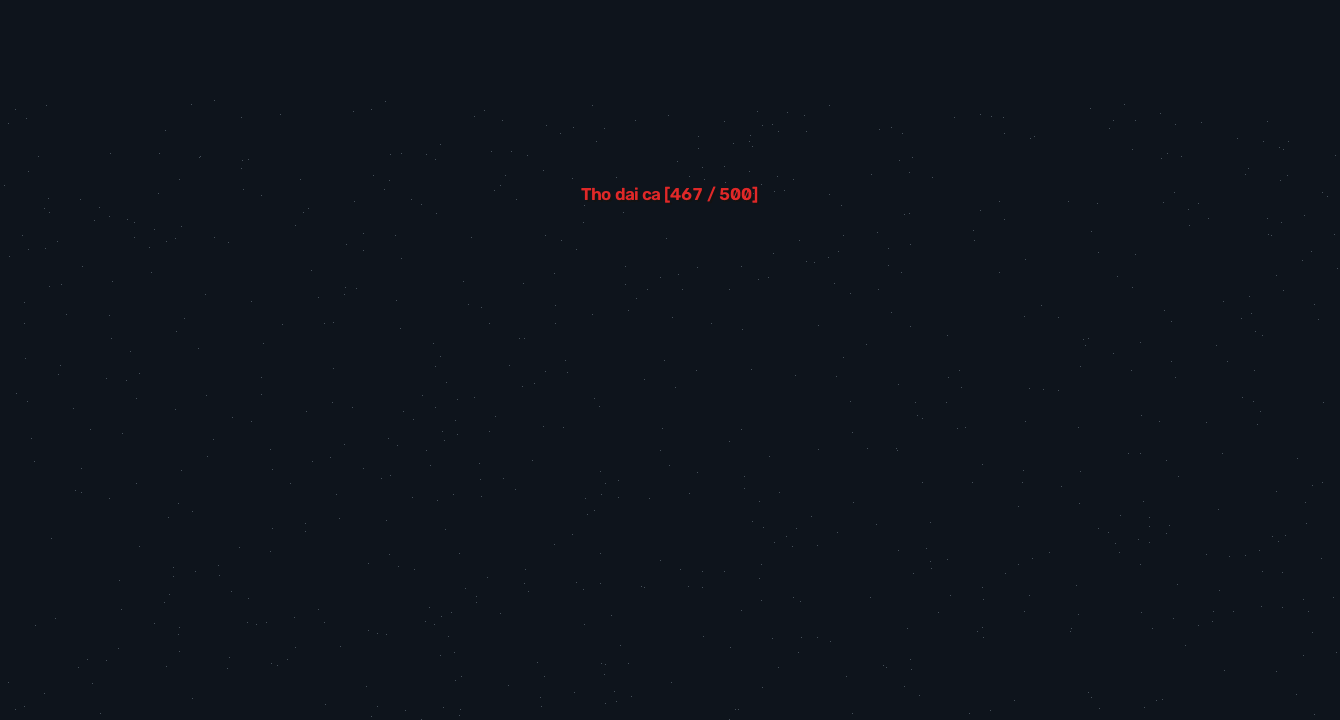
#> input picture sample_boss.png, 1340 x 720 px
$ python make_sample_hp_zero.py
#> lines starting #> are read from the running program, lines starting #| are printed output that depends on the picture; after the words box and inside, x2 and y2 are one past the last pixel; in counts of white or black regions, pixels touching at a corner belong together
#> in build_zero_hp, frame is the input picture: shape (720, 1340, 3); mean B, G, R 28.1, 20.1, 14.2
### detect.py
"""
Phát hiện thanh máu boss trong game NroChibi.

Khi gặp boss, game hiện dòng chữ đỏ ở giữa trên màn hình, ví dụ
"Cumber [2.999.999.996 / 3.000.000.000]". Vị trí dòng chữ này thay đổi
theo vị trí boss trên bản đồ, nên tool tự dò vùng chứa chữ đỏ thay vì
cố định toạ độ.

Mọi phát hiện dựa trên màu sắc pixel trên màn hình, không đọc bộ nhớ.
"""

from __future__ import annotations

import cv2
import numpy as np

# Chữ đỏ tươi của thanh máu boss. HSV:
#   Hue ~0-8 (đỏ) hoặc 172-180 (đỏ vùng khuất)
#   Sat >= 120, Value >= 80
BOSS_HP_LOW = np.array([0, 120, 80], dtype=np.uint8)
BOSS_HP_HIGH = np.array([8, 255, 255], dtype=np.uint8)
BOSS_HP_WRAP_LOW = np.array([172, 120, 80], dtype=np.uint8)
BOSS_HP_WRAP_HIGH = np.array([180, 255, 255], dtype=np.uint8)

# Vùng tìm kiếm: phần bản đồ phía dưới thanh máu người chơi.
# Thanh máu/chakra của nhân vật nằm ở góc trên trái (y < 0.14) nên bị loại
# khỏi vùng tìm. Bảng "Thông báo Boss" ở góc phải cũng nằm ngoài vùng.
#
# Vùng để RỘNG: thanh máu boss được vẽ theo vị trí boss trên bản đồ, boss
# đi lên/xuống là dòng chữ đi theo. Nếu cắt vùng quá hẹp thì lúc boss đi
# ra khỏi vùng ta tưởng nhầm là boss đã chết và cả đội bỏ khu.
SEARCH_LEFT = 0.15
SEARCH_RIGHT = 0.85
SEARCH_TOP = 0.14
SEARCH_BOTTOM = 0.62

# Kích thước một cụm chữ hợp lệ (px trên khung 1340x720).
MIN_TEXT_HEIGHT = 8
MAX_TEXT_HEIGHT = 40
MIN_FILL = 0.25

# Hai cụm chữ được coi là cùng một dòng nếu lệch nhau không quá số px này.
ROW_MERGE_TOLERANCE = 6

# Dòng thanh máu boss có dạng "Tên [số / số]" nên khá rộng. Số sát thương
# và các con số đơn lẻ thì hẹp hơn nhiều.
MIN_ROW_WIDTH = 140

# Dòng thanh máu boss luôn được game vẽ ở giữa màn hình (theo tên boss và
# thanh máu của nó). Số sát thương hiện lên ngay cạnh nhân vật nên không
# căn giữa. Đây là cách phân biệt mạnh nhất mà không cần đọc chữ.
#
# Sai lệch được tính theo bề rộng dòng chữ: dòng boss rộng nên cho sai lệch
# tuyệt đối lớn hơn mà vẫn nằm trong ngưỡng.
CENTER_TOLERANCE = 0.25
"""Sai lệch tối đa giữa tâm dòng chữ và tâm màn hình (theo bề rộng dòng)."""


def _boss_mask(frame_bgr: np.ndarray) -> np.ndarray:
    """Lấy mặt nạ các pixel thuộc chữ đỏ của thanh máu boss."""
    hsv = cv2.cvtColor(frame_bgr, cv2.COLOR_BGR2HSV)
    mask = cv2.inRange(hsv, BOSS_HP_LOW, BOSS_HP_HIGH)
    mask = cv2.bitwise_or(
        mask, cv2.inRange(hsv, BOSS_HP_WRAP_LOW, BOSS_HP_WRAP_HIGH)
    )
    return mask


# [6 lines left out: function red_ratio, not called in this run]


def _is_damage_number(area_bgr: np.ndarray, component: np.ndarray) -> bool:
    """Kiểm tra một cụm pixel đỏ có phải số sát thương không.

    Số sát thương (vd "-314685") có đặc điểm rõ ràng: toàn bộ cụm là
    chữ số và dấu gạch, đều là các ký tự hẹp, không có chữ cái. Chữ cái
    trong tên boss (vd "Cumber") rộng hơn và có đường cong.

    Cách phân biệt ổn định nhất: dùng template matching với các mẫu
    chữ số lấy từ chính game. Nếu không có mẫu, ta dùng heuristic:
    cụm chữ số có tỉ lệ chiều rộng trên chiều cao nhỏ và số lượng
    "ký tự" lớn.
    """
    ys, xs = np.where(component)
    if ys.size == 0:
        return True

    box_h = int(ys.max() - ys.min() + 1)
    box_w = int(xs.max() - xs.min() + 1)

    # Đếm số cột có pixel -> xấp xỉ số ký tự.
    col_has = component.any(axis=0)
    columns = int(col_has.sum())

    if box_h <= 0:
        return True

    # Số sát thương: chiều rộng ~ 5-7 lần chiều cao, chia thành nhiều ký tự.
    # Chữ cái: chiều rộng nhỏ hơn nhiều so với chiều cao.
    if box_w / box_h > 2.2 and columns >= 5:
        return True

    return False


def find_boss_text(
    frame_bgr: np.ndarray,
) -> tuple[int, int, int, int] | None:
    """Tìm vùng chứa dòng chữ đỏ của thanh máu boss.

    Phải phân biệt thanh máu boss với số sát thương hiện lên khi đánh
    (ví dụ "-536047"), vì cả hai đều là chữ đỏ.

    Trả về (x, y, w, h) trong toạ độ ảnh, hoặc None nếu không thấy.
    """
    if frame_bgr is None or frame_bgr.size == 0:
        return None

    height, width = frame_bgr.shape[:2]
#> height = 720; width = 1340
    x1 = int(SEARCH_LEFT * width)
#> x1 = 201
    x2 = int(SEARCH_RIGHT * width)
#> x2 = 1139
    y1 = int(SEARCH_TOP * height)
#> y1 = 100
    y2 = int(SEARCH_BOTTOM * height)
#> y2 = 446
    area = frame_bgr[y1:y2, x1:x2]
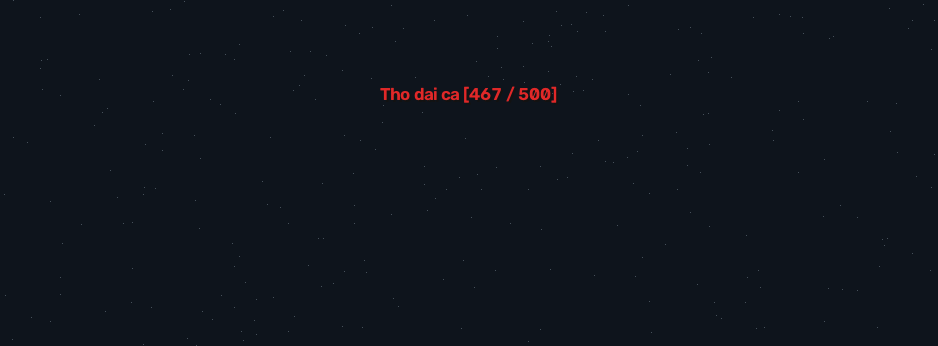
#> area: shape (346, 938, 3); mean B, G, R 28.1, 20.1, 14.7
    if area.size == 0:
        return None

    mask = _boss_mask(area)
#> in _boss_mask, `hsv = cv2.cvtColor(frame_bgr, cv2.COLOR_BGR2HSV)`: hsv: shape (346, 938, 3); mean H, S, V 106.6, 128, 28.6
#> in _boss_mask, `mask = cv2.inRange(hsv, BOSS_HP_LOW, BOSS_HP_HIGH)`:
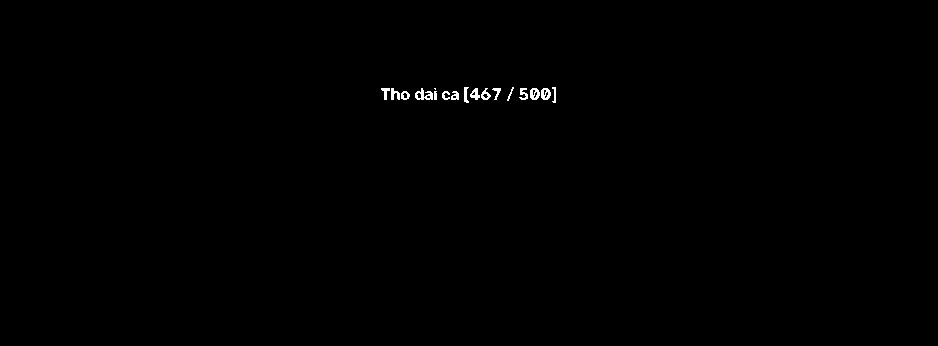
#> mask: shape (346, 938); 0.29% white in thin lines or dots, all inside (x1, y1, x2, y2) = (381, 87, 556, 103)
#> in _boss_mask, `mask = cv2.bitwise_or( mask, cv2.inRange(hsv, BOSS_HP_WRAP_LOW, BOSS_H..`: mask: shape (346, 938); 0.33% white; 16 white regions (1 under 20 px), largest, box (x1, y1, x2, y2) and area: (415, 88, 433, 100) 135, (442, 91, 459, 100) 111, (530, 88, 540, 100) 90
    count, labels, stats, _ = cv2.connectedComponentsWithStats(mask, 8)
#> labels: shape (346, 938) int32; 17 distinct labels, from 0 to 16
#> count = 17; stats = 17 rows, first 6: [0, 0, 938, 346, 323484], [434, 87, 3, 3, 8], [464, 87, 5, 16, 58], [506, 86, 8, 16, 38], [551, 87, 5, 16, 46], [380, 88, 10, 12, 56]

    # Thu thập các cụm chữ đỏ hợp lệ, rồi gom những cụm cùng hàng lại:
    # dòng thanh máu boss ("Cumber [2.999.999.996 / 3.000.000.000]") bị
    # tách thành nhiều cụm do khoảng trắng và dấu ngoặc vuông.
    boxes: list[tuple[int, int, int, int, int]] = []
    for index in range(1, count):
        x, y, w, h, pixels = stats[index]
        if not (MIN_TEXT_HEIGHT <= h <= MAX_TEXT_HEIGHT):
            continue
        if pixels / float(max(w * h, 1)) < MIN_FILL:
            continue
        if _is_damage_number(area, labels == index):
            # Số sát thương -> không phải thanh máu boss.
            continue
        boxes.append((x, y, w, h, pixels))
#> this loop made 16 passes
#> (x, y, w, h, pixels, box_h in _is_damage_number, box_w in _is_damage_number, columns in _is_damage_number) on passes 2 to 13: (464, 87, 5, 16, 58, 16, 5, 5), (506, 86, 8, 16, 38, 16, 8, 8), (551, 87, 5, 16, 46, 16, 5, 5), (380, 88, 10, 12, 56, 12, 10, 10), (391, 88, 9, 12, 69, 12, 9, 9), (415, 88, 18, 12, 135, 12, 18, 18), (469, 88, 11, 12, 75, 12, 11, 11), (481, 88, 10, 12, 71, 12, 10, 10), (492, 88, 9, 12, 55, 12, 9, 9), (519, 88, 9, 12, 77, 12, 9, 9), (530, 88, 10, 12, 90, 12, 10, 10), (541, 88, 10, 12, 90, 12, 10, 10)
#> after the loop, boxes = 15 items, first 6: (464, 87, 5, 16, 58), (506, 86, 8, 16, 38), (551, 87, 5, 16, 46), (380, 88, 10, 12, 56), (391, 88, 9, 12, 69), (415, 88, 18, 12, 135)

    if not boxes:
        return None

    # Gom theo hàng: hai cụm thuộc cùng dòng nếu chênh lệch Y nhỏ.
    boxes.sort(key=lambda item: (item[1], item[0]))
    rows: list[list[tuple[int, int, int, int, int]]] = []
    for box in boxes:
        placed = False
        for row in rows:
            ref_y = row[0][1] + row[0][3] / 2
            if abs(ref_y - (box[1] + box[3] / 2)) <= ROW_MERGE_TOLERANCE:
                row.append(box)
                placed = True
                break
        if not placed:
            rows.append([box])
#> this loop made 15 passes
#> box on passes 1 to 12: (506, 86, 8, 16, 38), (464, 87, 5, 16, 58), (551, 87, 5, 16, 46), (380, 88, 10, 12, 56), (391, 88, 9, 12, 69), (415, 88, 18, 12, 135), (469, 88, 11, 12, 75), (481, 88, 10, 12, 71), (492, 88, 9, 12, 55), (519, 88, 9, 12, 77), (530, 88, 10, 12, 90), (541, 88, 10, 12, 90)
#> after the loop, row = 15 items, first 6: (506, 86, 8, 16, 38), (464, 87, 5, 16, 58), (551, 87, 5, 16, 46), (380, 88, 10, 12, 56), (391, 88, 9, 12, 69), (415, 88, 18, 12, 135); rows = 1 item

    # Chọn dòng dài nhất: thanh máu boss là dòng có nhiều ký tự.
    best = None
    best_width = 0
    # Tâm màn hình, KHÔNG phải tâm vùng tìm (vùng tìm lệch sang trái).
    screen_center = width / 2.0
#> screen_center = 670
    for row in rows:
        left = min(item[0] for item in row)
        right = max(item[0] + item[2] for item in row)
        top = min(item[1] for item in row)
        bottom = max(item[1] + item[3] for item in row)
        row_width = right - left
        if row_width < MIN_ROW_WIDTH:
            continue

        # Dòng thanh máu boss luôn căn giữa màn hình. So sánh bằng toạ
        # độ tuyệt đối trên màn hình, không phải tương đối trong vùng tìm.
        row_center = (left + right) / 2.0 + x1
        if abs(row_center - screen_center) / row_width > CENTER_TOLERANCE:
            continue

        if row_width > best_width:
            best_width = row_width
            best = (left + x1, top + y1, row_width, bottom - top)
#> this loop made 1 pass
#> (left, right, top, bottom, row_width, row_center, best_width, best) on pass 1: (380, 556, 86, 103, 176, 669, 176, (581, 186, 176, 17))
#> after the loop, best_width = 176

    return best


# [12 lines left out: function is_fighting_boss, not called in this run]


# ---------------------------------------------------------------------- #
# Đọc máu hiện tại của boss
# ---------------------------------------------------------------------- #

# Dòng thanh máu có dạng "Tên [hp / max]". Khi máu hiện tại về 0, nhóm số
# bên trái dấu "/" chỉ còn 1 chữ số trong khi nhóm số bên phải (máu tối đa)
# vẫn giữ nguyên. Ta đếm số thành phần liên thông của nhóm máu hiện tại:
# nếu không quá 2 (chữ số + dấu ngoặc) thì máu chỉ còn 1 chữ số, tức là
# đã về 0.
HP_DEAD_MAX_CHARS = 2


def _split_tokens(mask: np.ndarray) -> list[tuple[int, int]]:
    """Chia dòng chữ đỏ thành các cụm chữ liên tiếp theo cột.

    Trả về danh sách (cột_bắt_đầu, cột_kết_thúc) của từng cụm. Hai cụm
    được gộp lại nếu chúng cách nhau không quá 2 cột trống, để các chữ số
    viết liền bằng dấu chấm ("3.000.000.000") vẫn là một cụm.
    """
    col_has = mask.any(axis=0)
    tokens: list[tuple[int, int]] = []
    start: int | None = None
    gap = 0
    for index, filled in enumerate(col_has):
        if filled:
            if start is None:
                start = index
            gap = 0
        elif start is not None:
            gap += 1
            if gap > 2:
                tokens.append((start, index - gap))
                start = None
                gap = 0
    if start is not None:
        tokens.append((start, len(col_has) - 1))
    return tokens


# [105 lines left out: functions _count_chars, _token_height, find_boss_hp_chars, boss_hp_is_zero, not called in this run]


# Trạng thái thanh máu boss trong một khung hình.
BOSS_BAR_NONE = "none"
BOSS_BAR_ZERO = "zero"
BOSS_BAR_ALIVE = "alive"


# [22 lines left out: function boss_bar_state, not called in this run]


class BossDetector:
    """Phát hiện boss có xuất hiện ổn định hay không.

    Số sát thương hiện lên khi đánh (ví dụ "-314685") cũng là chữ đỏ, và
    nó bay lên rồi biến mất trong chưa tới 1 giây. Thanh máu boss thì
    đứng yên suốt khi boss còn sống.

    Vì vậy ta yêu cầu dòng chữ đỏ xuất hiện liên tục nhiều ảnh liên tiếp
    mới coi là thật. Cách này không cần đọc chữ, chỉ cần so sánh ảnh.
    """

    # [4 lines left out: function __init__, not called in this run]

    def reset(self) -> None:
        """Xoá trạng thái, dùng khi vừa đổi khu."""
        self._hits = 0

    # [11 lines left out: function observe, not called in this run]

    def confirmed(self) -> bool:
        """True nếu đã đủ số ảnh liên tiếp thấy boss."""
        return self._hits >= self.stable_frames

### make_sample_hp_zero.py
"""
Sinh ảnh mẫu "thanh máu boss đã về 0" để kiểm thử bộ phát hiện.

Cách làm: lấy dòng chữ đỏ trong ảnh mẫu, rồi thay nhóm số máu hiện tại
bằng đúng một chữ số "0" lấy từ nhóm máu tối đa. Như vậy ảnh sinh ra
giống hệt ảnh thật lúc boss vừa chết (máu = 0) mà vẫn giữ nguyên
font của game.
"""

from __future__ import annotations

import cv2
import numpy as np

from detect import _boss_mask, _count_chars, _split_tokens, find_boss_text


def build_zero_hp(source: str = "sample_boss.png") -> np.ndarray:
    frame = cv2.imread(source)
    if frame is None:
        raise SystemExit(f"Khong doc duoc {source}")

    region = find_boss_text(frame)
#> region = (581, 186, 176, 17)
    if region is None:
        raise SystemExit("Khong tim thay dong chu do trong anh mau")
    x, y, w, h = region
#> x = 581; y = 186; w = 176; h = 17
    row = frame[y : y + h, x : x + w].copy()

    mask = _boss_mask(row)
    tokens = _split_tokens(mask)
#> the loop in _split_tokens, `for index, filled in enumerate(col_has):` made 176 passes
#> filled on passes 1 to 12: True, True, True, True, True, True, True, True, True, True, False, True
#> after the loop in _split_tokens, `for index, filled in enumerate(col_has):`: start = 139; tokens = [(0, 29), (35, 56), (62, 78), (84, 120), (126, 133)]
#> tokens = [(0, 29), (35, 56), (62, 78), (84, 120), (126, 133), (139, 175)]

    # Tim cum chu hep va cao: dau "/" (hoac ngoac vuong).
    row_h = int(mask.any(axis=1).sum())
#> row_h = 17
    narrow = [
        i
        for i, (s, e) in enumerate(tokens)
        if e - s + 1 <= max(8, int(w * 0.08))
        and int(mask[:, s : e + 1].any(axis=1).sum()) >= row_h * 0.85
    ]
#> narrow = [4]
    if not narrow:
        raise SystemExit("Khong tim thay dau tach")
    sep = narrow[len(narrow) // 2]
#> sep = 4

    hp_group = tokens[sep - 1]
#> hp_group = (84, 120)
    max_group = tokens[sep + 1]
#> max_group = (139, 175)

    def parts(group: tuple[int, int]) -> list[tuple[int, int, int]]:
#> called with group = (84, 120)
        sub = mask[:, group[0] : group[1] + 1]
        count, _, stats, _ = cv2.connectedComponentsWithStats(sub, 8)
#> count = 5; stats = [[0, 0, 37, 17, 370], [0, 1, 5, 16, 58], [5, 2, 11, 12, 75], [17, 2, 10, 12, 71], [28, 2, 9, 12, 55]]
        out = []
        for i in range(1, count):
            px, _, pw, ph = stats[i][:4]
            out.append((group[0] + px, pw, ph))
#> this loop made 4 passes
#> (px, pw, ph) on passes 1 to 4: (0, 5, 16), (5, 11, 12), (17, 10, 12), (28, 9, 12)
#> after the loop, out = [(84, 5, 16), (89, 11, 12), (101, 10, 12), (112, 9, 12)]
        return sorted(out)

    hp_parts = parts(hp_group)
#> hp_parts has the same summary as out in parts
    max_parts = parts(max_group)
#> the loop in parts (call 2), `for i in range(1, count):` made 4 passes
#> (px, pw, ph) on passes 1 to 4: (32, 5, 16), (0, 9, 12), (11, 10, 12), (22, 10, 12)
#> max_parts = [(139, 9, 12), (150, 10, 12), (161, 10, 12), (171, 5, 16)]

    # Lay mot chu so "0" tu nhom mau toi da (chu so cuoi cung truoc dau "]").
    digits = [
        (px, pw, ph)
        for px, pw, ph in max_parts
        if 6 <= pw <= 14 and ph >= row_h * 0.5
    ]
#> digits = [(139, 9, 12), (150, 10, 12), (161, 10, 12)]
    if not digits:
        raise SystemExit("Khong tim thay chu so 0 de mau")
    zero_x, zero_w, zero_h = digits[-1]
#> zero_x = 161; zero_w = 10; zero_h = 12

    # Mau nen: mau pho bien nhat cua dong chu.
    flat = row.reshape(-1, 3)
#> flat = 2992 rows, first 8: [28, 20, 14], [28, 20, 14], [28, 20, 14], [28, 20, 14], [28, 20, 14], [28, 20, 14], [28, 20, 14], [28, 20, 14]
    values, counts = np.unique(flat, axis=0, return_counts=True)
#> values = 395 rows, first 8: [18, 18, 18], [18, 18, 19], [18, 18, 20], [18, 18, 22], [19, 18, 17], [19, 18, 18], [19, 18, 19], [19, 19, 23]; counts = 395 values, max 1137 at index 110, min 1 at index 6, mean 7.57
    background = values[int(np.argmax(counts))]
#> background = [28, 20, 14]

    # Ghi de cum mau hien tai: giu dau "[", dat "0" vao cho cua chu so
    # dau tien, xoa cac chu so con lai.
    keep_bracket = hp_parts[0]
#> keep_bracket = (84, 5, 16)
    result = row.copy()
    result[:, hp_group[0] : hp_group[1] + 1] = background
    result[:, keep_bracket[0] : keep_bracket[0] + keep_bracket[1]] = row[
        :, keep_bracket[0] : keep_bracket[0] + keep_bracket[1]
    ]

    target_x = keep_bracket[0] + keep_bracket[1] + 1
#> target_x = 90
    result[:, target_x : target_x + zero_w] = row[
        :, zero_x : zero_x + zero_w
    ]

    out = frame.copy()
    out[y : y + h, x : x + w] = result
#> out: shape (720, 1340, 3); 0.04% of pixels changed, all inside (x1, y1, x2, y2) = (670, 187, 702, 203)
    return out


def main() -> None:
    image = build_zero_hp()
    cv2.imwrite("sample_hp_zero.png", image)
    region = find_boss_text(image)
#> in _boss_mask (call 3), `hsv = cv2.cvtColor(frame_bgr, cv2.COLOR_BGR2HSV)`: hsv: shape (346, 938, 3); mean H, S, V 106.7, 128, 28.5
#> in _boss_mask (call 3), `mask = cv2.bitwise_or( mask, cv2.inRange(hsv, BOSS_HP_WRAP_LOW, BOSS_H..`:
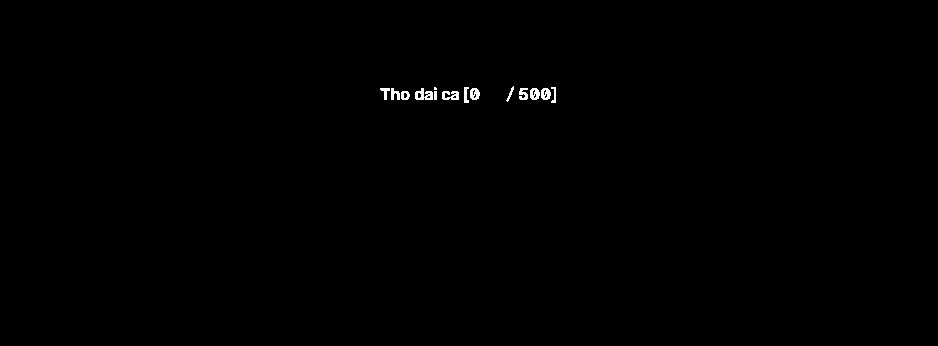
#> mask: shape (346, 938); 0.29% white; 14 white regions (1 under 20 px), largest, box (x1, y1, x2, y2) and area: (415, 88, 433, 100) 135, (442, 91, 459, 100) 111, (470, 88, 480, 100) 90
#> in find_boss_text (call 2), `count, labels, stats, _ = cv2.connectedComponentsWithStats(mask, 8)`: labels: shape (346, 938) int32; 15 distinct labels, from 0 to 14
#> in find_boss_text (call 2), `count, labels, stats, _ = cv2.connectedComponentsWithStats(mask, 8)`: count = 15; stats = 15 rows, first 6: [0, 0, 938, 346, 323595], [434, 87, 3, 3, 8], [464, 87, 5, 16, 58], [506, 86, 8, 16, 38], [551, 87, 5, 16, 46], [380, 88, 10, 12, 56]
#> the loop in find_boss_text (call 2), `for index in range(1, count):` made 14 passes
#> the loop in find_boss_text (call 2), `for box in boxes:` made 13 passes
#> the loop in find_boss_text (call 2), `for row in rows:` made 1 pass
#> region = (581, 186, 176, 17)
    if region is None:
        raise SystemExit("Khong tim thay dong chu trong anh vua sinh")
    x, y, w, h = region
#> x = 581; y = 186; w = 176; h = 17
    cv2.imwrite(
        "sample_hp_zero_row.png",
        cv2.resize(
            image[y : y + h, x : x + w],
            None,
            fx=6,
            fy=6,
            interpolation=cv2.INTER_NEAREST,
        ),
    )
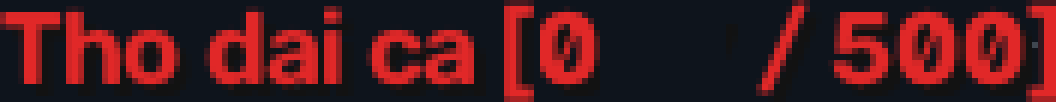
#> saved as sample_hp_zero_row.png: shape (102, 1056, 3); mean B, G, R 29.7, 25.3, 73.7
    print("Da sinh sample_hp_zero.png")


if __name__ == "__main__":
    main()
